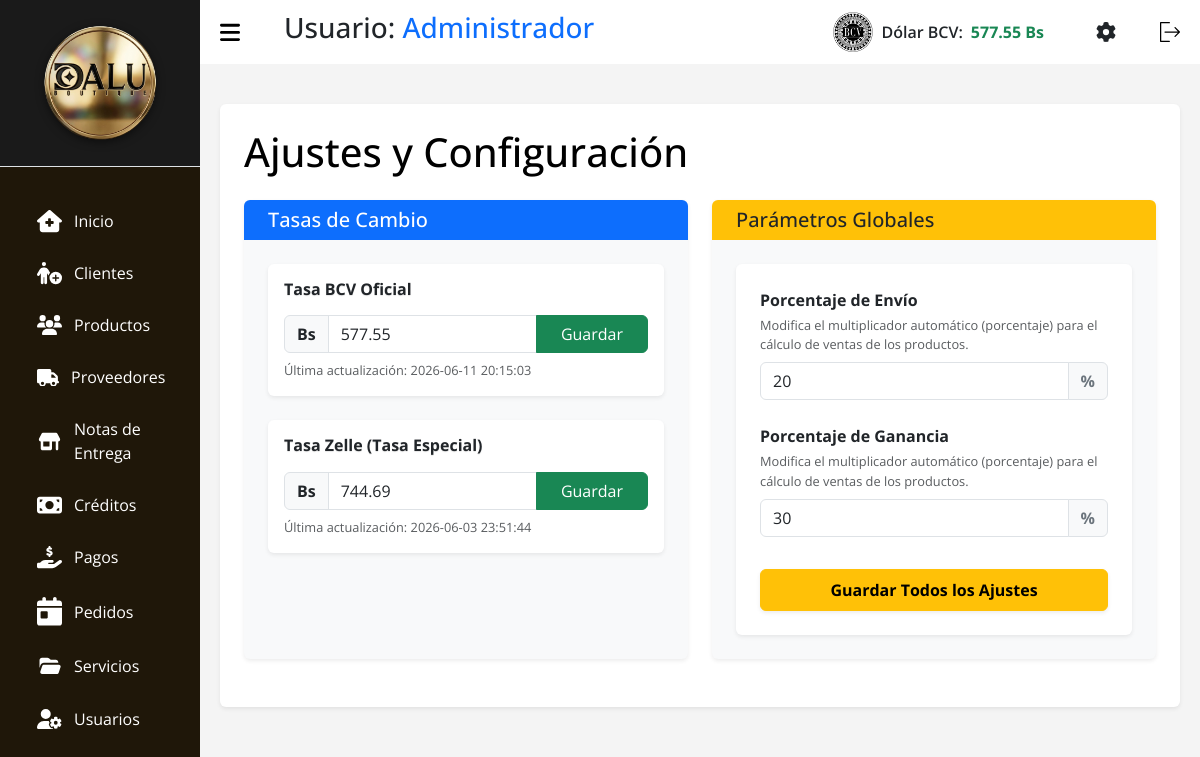
Page /index.php?c=Ajustes (signed in) on the earlier database version.
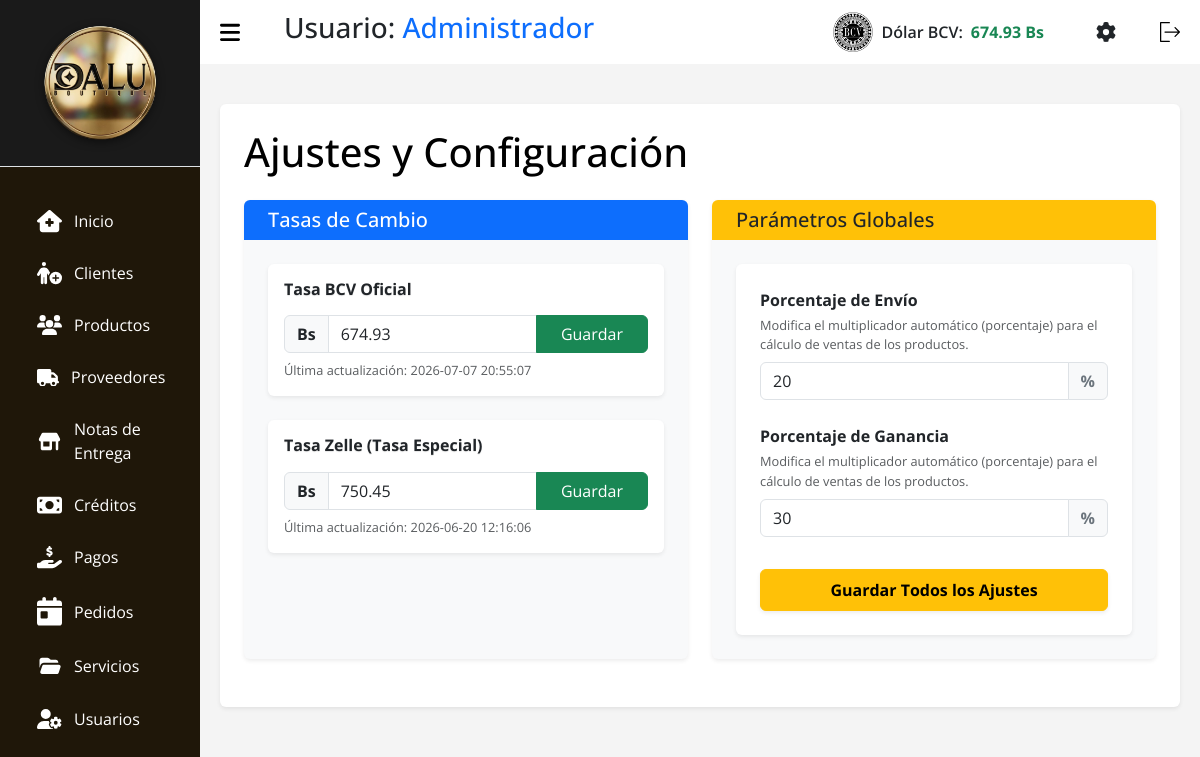
Same page on the later database version.
### tables this page shows
CREATE TABLE `tasa` (
  `id` int(11) NOT NULL,
  `nombre` varchar(50) NOT NULL,
  `valor` decimal(10,2) NOT NULL,
  `fecha_actualizacion` datetime NOT NULL DEFAULT current_timestamp()
);

### src/Models/Tasa.php (called while the page is built, shortened)
<?php
class Tasa extends Conexion {
    public function getLatest($nombre = 'BCV') {
        try {
            $stmt = $this->prepare("SELECT * FROM tasa WHERE nombre = :nombre ORDER BY id DESC LIMIT 1");
            $stmt->bindParam(':nombre', $nombre, PDO::PARAM_STR);
            $stmt->execute();
            return $stmt->fetch(PDO::FETCH_ASSOC);
        } catch (PDOException $e) {
            return false;
        }
    }
}

### src/Models/Ajustes.php (called while the page is built, shortened)
<?php
class Ajustes extends Conexion {
    public function getAll() {
        try {
            $stmt = $this->prepare("SELECT * FROM ajustes");
            $stmt->execute();
            $results = $stmt->fetchAll(PDO::FETCH_ASSOC);
            $ajustes = [];
            foreach ($results as $row) {
                $ajustes[$row['clave']] = floatval($row['valor']);
            }
            return $ajustes;
        } catch (PDOException $e) {
            return [];
        }
    }
}

### src/Views/V_Ajustes.php (the view, shortened to what the changed rows need)
<!DOCTYPE html>
<html lang="es">
<head>
    <link rel="stylesheet" href="assets/css/css.css">
    <link rel="stylesheet" href="assets/css/header.css">
    <link rel="stylesheet" href="assets/bootstrap.min.css">
</head>
<body>
    <?php require_once __DIR__ . "/../Views/layout/header.php"; ?>
    <main>
        <div class="container bg-white p-4 rounded shadow-sm mt-3">
            <h1 class="titulo text-black mb-4">Ajustes y Configuración</h1>
            <div class="row">
                <div class="col-md-6 mb-4">
                    <div class="card shadow-sm h-100 border-0" style="background-color: #f8f9fa;">
                        <div class="card-header bg-primary text-white rounded-top border-0">
                            <h5 class="mb-0"><i class="fa fa-money-bill-wave me-2"></i>Tasas de Cambio</h5>
                        </div>
                        <div class="card-body p-4">
                            <form action="?c=Ajustes&accion=guardarTasa" method="POST" class="mb-4 p-3 bg-white shadow-sm rounded">
                                <h6 class="fw-bold mb-3">Tasa BCV Oficial</h6>
                                <div class="input-group mb-2">
                                    <span class="input-group-text bg-light fw-bold">Bs</span>
                                    <input type="number" step="0.0001" class="form-control" name="valor" value="<?= htmlspecialchars($tasaBcv['valor'] ?? '0.00') ?>" required>
                                    <button class="btn btn-success px-4" type="submit">Guardar</button>
                                </div>
                                <div class="text-muted" style="font-size: 0.8rem;">
                                    Última actualización: <?= htmlspecialchars($tasaBcv['fecha_actualizacion'] ?? 'No disponible') ?>
                                </div>
                            </form>
                            <form action="?c=Ajustes&accion=guardarTasa" method="POST" class="p-3 bg-white shadow-sm rounded">
                                <h6 class="fw-bold mb-3">Tasa Zelle (Tasa Especial)</h6>
                                <div class="input-group mb-2">
                                    <span class="input-group-text bg-light fw-bold">Bs</span>
                                    <input type="number" step="0.0001" class="form-control" name="valor" value="<?= htmlspecialchars($tasaZelle['valor'] ?? '0.00') ?>" required>
                                    <button class="btn btn-success px-4" type="submit">Guardar</button>
                                </div>
                                <div class="text-muted" style="font-size: 0.8rem;">
                                    Última actualización: <?= htmlspecialchars($tasaZelle['fecha_actualizacion'] ?? 'No disponible') ?>
                                </div>
                            </form>
                        </div>
                    </div>
                </div>
                <div class="col-md-6 mb-4">
                    <div class="card shadow-sm h-100 border-0" style="background-color: #f8f9fa;">
                        <div class="card-header bg-warning text-dark rounded-top border-0">
                            <h5 class="mb-0"><i class="fa fa-percent me-2"></i>Parámetros Globales</h5>
                        </div>
                        <div class="card-body p-4">
                            <form action="?c=Ajustes&accion=guardarAjustes" method="POST" class="bg-white shadow-sm rounded p-4">
                                <?php
                                $nombresLegibles = [
                                    'porcentaje_envio' => 'Porcentaje de Envío',
                                    'porcentaje_ganancia' => 'Porcentaje de Ganancia'
                                ];
                                foreach ($configuraciones as $clave => $valor):
                                    $nombreInput = $nombresLegibles[$clave] ?? ucfirst(str_replace('_', ' ', $clave));
                                ?>
                                    <div class="mb-4">
                                        <label class="form-label fw-bold text-dark mb-1"><?= htmlspecialchars($nombreInput) ?></label>
                                        <p class="text-muted mb-2" style="font-size: 0.8rem;">Modifica el multiplicador automático (porcentaje) para el cálculo de ventas de los productos.</p>
                                        <div class="input-group">
                                            <input type="number" step="0.01" class="form-control" name="ajustes[<?= htmlspecialchars($clave) ?>]" value="<?= htmlspecialchars($valor) ?>" required>
                                            <span class="input-group-text fw-bold text-secondary">%</span>
                                        </div>
                                    </div>
                                <?php endforeach; ?>
                                <button type="submit" class="btn btn-warning w-100 mt-2 py-2 fw-bold shadow-sm">Guardar Todos los Ajustes</button>
                            </form>
                        </div>
                    </div>
                </div>
            </div>
        </div>
    </main>
</body>
</html>

### src/Views/layout/header.php (shortened to what the changed rows need)
<?php
$tasaModel_header = new Tasa();
$tasaActual_header = $tasaModel_header->getLatest();
$tasaValor = $tasaActual_header ? number_format((float)$tasaActual_header['valor'], 2) : '0.00';
?>
<section id="sidebar">
  <div class="sidebar-heading border-bottom p-3" style="background-color: #1a1a1a; text-align: center;">
    <img src="assets/img/dalulisto.png" style="max-width: 80%; height: auto; filter: drop-shadow(0px 2px 4px rgba(0,0,0,0.5));" alt="Logo Dalu">
  </div>
  <ul class="side-menu">
    <li class="nav-item m-1 fs-6">
      <a class="nav-link active" aria-current="page" href="?c=Home">
        Inicio</a>
    </li>
    <li class="nav-item m-1 fs-6">
      <a class="nav-link" href="?c=Clientes">
        Clientes
      </a>
    </li>
    <li class="nav-item m-1 fs-6">
      <a class="nav-link" href="?c=Productos">
        Productos
      </a>
    </li>
    <li class="nav-item m-1 fs-6">
      <a class="nav-link" href="?c=Proveedores">
        Proveedores
      </a>
    </li>
    <li class="nav-item m-1 fs-6">
      <a class="nav-link" href="?c=Notas">
        Notas de
        <br>
        Entrega
      </a>
    </li>
    <li class="nav-item m-1 fs-6">
      <a class="nav-link" href="?c=Creditos">
        Créditos
      </a>
    </li>
    <li class="nav-item m-1 fs-6">
      <a class="nav-link" href="?c=Pagos">
        Pagos
      </a>
    <li class="nav-item m-1 fs-6">
      <a class="nav-link" href="?c=Pedidos">
        Pedidos
      </a>
    </li>
    <li class="nav-item m-1 fs-6">
      <a class="nav-link" href="?c=Servicios">
        Servicios
      </a>
    </li>
    <li class="nav-item  m-1 fs-6">
      <a class="nav-link" href="?c=Usuarios">
        Usuarios
      </a>
    </li>
  </ul>
</section>
<section id="content">
  <nav>
    <h3 class="ms-3">Usuario: <span class="text-primary"><?= htmlspecialchars($_SESSION['nombre']) ?></span></h3>
    <div class="d-flex align-items-center ms-auto me-4" id="bcvDiv" style="cursor:pointer;" data-bs-toggle="modal" data-bs-target="#modalTasa">
        <img class="img-bcv me-2" src="assets/img/bcv2.png" alt="BCV" width="40">
        <span class="text-dark fw-semibold me-2">Dólar BCV:</span>
        <span class="text-success fw-bold" id="Dolar_bcv"><?= htmlspecialchars($tasaValor) ?> Bs</span>
    </div>
    <a href="?c=Ajustes" class="me-3 text-dark" title="Ajustes y Configuración">
    </a>
    <form action="index.php?c=login&a=Logout" method="POST">
      <button type="submit" style="background: none; border: none; cursor: pointer;">
      </button>
    </form>
  </nav>

Differences in the rows shown:
changed tasa (number 1 of 2 on the later page): valor "577.55" → "674.93"; fecha_actualizacion "2026-06-11 20:15:03" → "2026-07-07 20:55:07"
changed tasa (number 2 of 2 on the later page): valor "744.69" → "750.45"; fecha_actualizacion "2026-06-03 23:51:44" → "2026-06-20 12:16:06"
